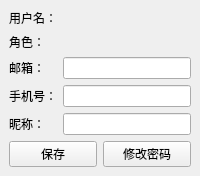
<?xml version="1.0" encoding="UTF-8"?>
<ui version="4.0">
 <class>ProfileWindow</class>
 <widget class="QMainWindow" name="ProfileWindow">
  <property name="windowTitle">
   <string>个人信息</string>
  </property>
  <widget class="QWidget" name="centralwidget">
   <layout class="QVBoxLayout" name="verticalLayout">
    <item>
     <layout class="QFormLayout" name="formLayout">
      <item row="0" column="0">
       <widget class="QLabel" name="labelUsername">
        <property name="text">
         <string>用户名：</string>
        </property>
       </widget>
      </item>
      <item row="0" column="1">
       <widget class="QLabel" name="usernameLabel"/>
      </item>
      <item row="1" column="0">
       <widget class="QLabel" name="labelRole">
        <property name="text">
         <string>角色：</string>
        </property>
       </widget>
      </item>
      <item row="1" column="1">
       <widget class="QLabel" name="roleLabel"/>
      </item>
      <item row="2" column="0">
       <widget class="QLabel" name="labelEmail">
        <property name="text">
         <string>邮箱：</string>
        </property>
       </widget>
      </item>
      <item row="2" column="1">
       <widget class="QLineEdit" name="emailEdit"/>
      </item>
      <item row="3" column="0">
       <widget class="QLabel" name="labelPhone">
        <property name="text">
         <string>手机号：</string>
        </property>
       </widget>
      </item>
      <item row="3" column="1">
       <widget class="QLineEdit" name="phoneEdit"/>
      </item>
      <item row="4" column="0">
       <widget class="QLabel" name="labelNickname">
        <property name="text">
         <string>昵称：</string>
        </property>
       </widget>
      </item>
      <item row="4" column="1">
       <widget class="QLineEdit" name="nicknameEdit"/>
      </item>
     </layout>
    </item>
    <item>
     <layout class="QHBoxLayout" name="buttonLayout">
      <item>
       <widget class="QPushButton" name="saveButton">
        <property name="text">
         <string>保存</string>
        </property>
       </widget>
      </item>
      <item>
       <widget class="QPushButton" name="changePwdButton">
        <property name="text">
         <string>修改密码</string>
        </property>
       </widget>
      </item>
     </layout>
    </item>
   </layout>
  </widget>
 </widget>
 <resources/>
 <connections/>
</ui> 
